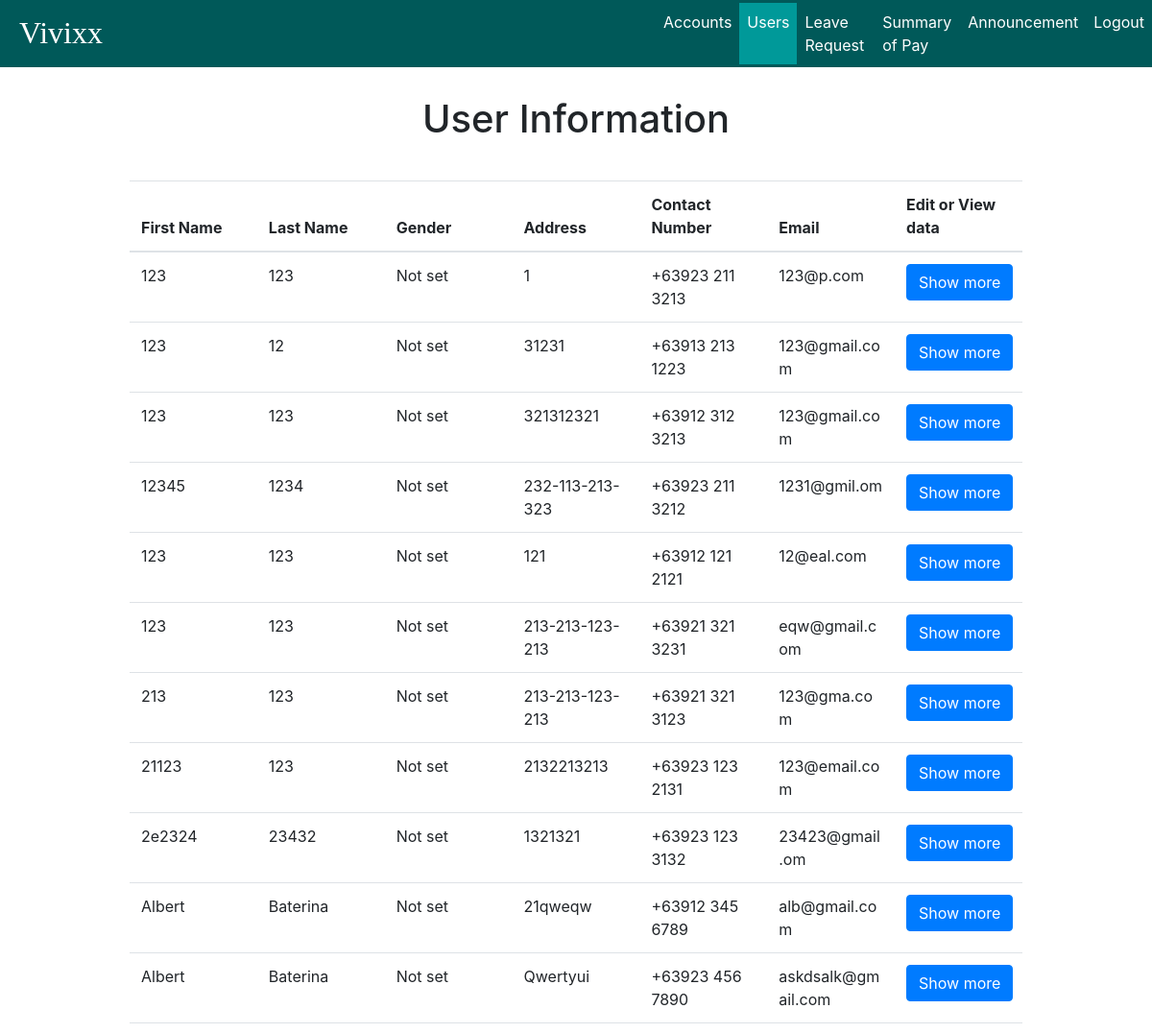
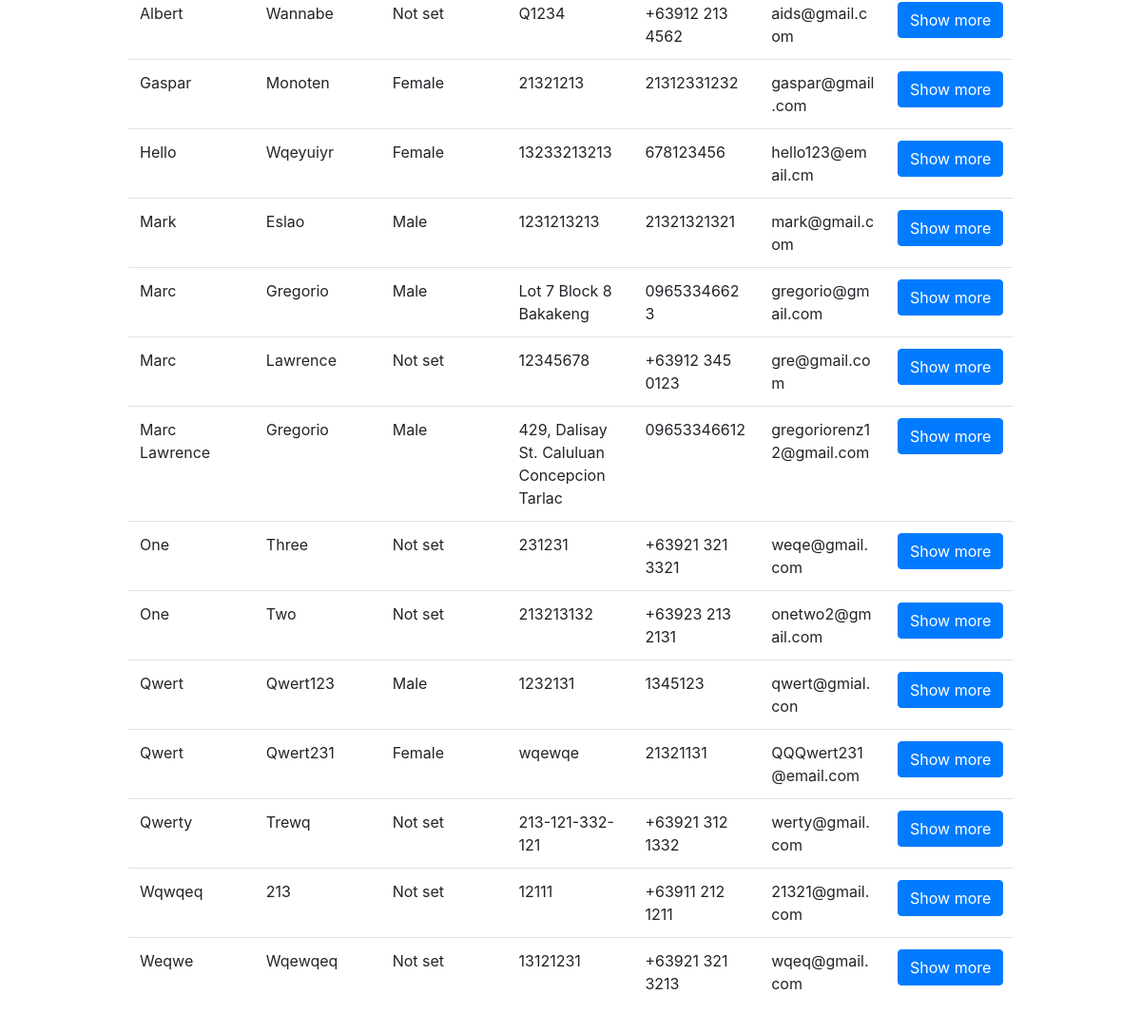
Before: /admin/user_information/user_information.php (signed in) with the older database file (2 pictures, top to bottom).
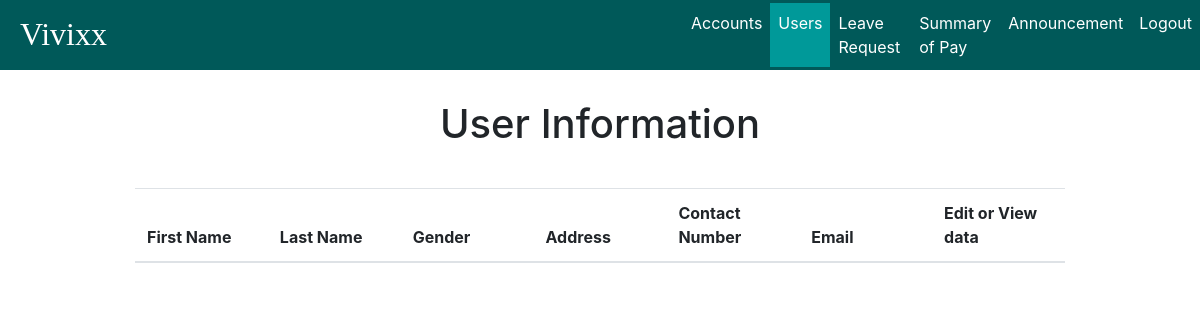
After: the same page with the newer database file.
### tables this page shows
CREATE TABLE `user_info` (
  `user_id` int(11) NOT NULL,
  `prof_image` mediumblob,
  `signature` mediumblob,
  `first_name` varchar(45) DEFAULT NULL,
  `middle_name` varchar(45) DEFAULT NULL,
  `last_name` varchar(45) DEFAULT NULL,
  `birth_date` date DEFAULT NULL,
  `birth_place` varchar(45) DEFAULT NULL,
  `contact_number` varchar(45) DEFAULT NULL,
  `facebook_link` varchar(100) DEFAULT NULL,
  `gender` varchar(45) DEFAULT NULL,
  `height` varchar(45) DEFAULT NULL,
  `weight` int(3) DEFAULT NULL,
  `blood_type` enum('o','a','b','ab') DEFAULT NULL,
  `residential_address` varchar(45) DEFAULT NULL,
  `residential_zip` int(4) DEFAULT NULL,
  `residential_tel_no` varchar(45) DEFAULT NULL,
  `permanent_address` varchar(45) DEFAULT NULL,
  `permanent_zip` int(4) DEFAULT NULL,
  `permanent_tel_no` varchar(45) DEFAULT NULL,
  `citizenship` varchar(45) DEFAULT NULL,
  `civil_status` varchar(45) DEFAULT NULL,
  `sss_no` varchar(45) DEFAULT NULL,
  `tin` varchar(45) DEFAULT NULL,
  `philhealth_no` varchar(45) DEFAULT NULL,
  `pagibig_id_no` varchar(45) DEFAULT NULL,
  PRIMARY KEY (`user_id`),
  UNIQUE KEY `user_id_UNIQUE` (`user_id`),
  CONSTRAINT `user_id` FOREIGN KEY (`user_id`) REFERENCES `user` (`user_id`) ON DELETE CASCADE ON UPDATE CASCADE
);

CREATE TABLE `user` (
  `username` varchar(45) NOT NULL,
  `user_id` int(11) NOT NULL AUTO_INCREMENT,
  `email` varchar(45) NOT NULL,
  `password` varchar(255) NOT NULL,
  `date_registered` date NOT NULL,
  `status` enum('enabled','disabled') DEFAULT 'enabled',
  `type` enum('admin','user') DEFAULT 'user',
  PRIMARY KEY (`username`),
  UNIQUE KEY `user_id_UNIQUE` (`user_id`),
  UNIQUE KEY `username_UNIQUE` (`username`)
);

### admin/user_information/user_information.php (the view, shortened to what this page needs)
<!DOCTYPE html>
<html>
<head>
	<link rel="stylesheet" href="../../style/bootstrap/bootstrap.min.css">
	<link type="text/css" rel="stylesheet" href="../style/style.css" media="screen, projection">
    <link rel="stylesheet" href="../style/datatables.css">
</head>
<body>
	<div id="wrapper">
		<nav class="navbar fixed-top navbar-expand-lg navbar-dark" id="navigation-bar">
			<a href="../accounts/accounts_status.php" class="navbar-brand" style="margin-right:48vw;">Vivixx</a>
			<div class="collapse navbar-collapse" id="navbar-content">
				<ul class="navbar-nav">
					<li class="nav-item">
						<a class="nav-link" href="../accounts/accounts_status.php">Accounts</a>
					</li>
					<li class="nav-item active">
						<a class="nav-link" href="../user_information/user_information.php">Users</a>
					</li>
					<li class="nav-item">
						<a class="nav-link" href="../leave_request/leave_requests.php">Leave Request</a>
					</li>
					<li class="nav-item">
						<a class="nav-link" href="#">Summary of Pay</a>
					</li>
					<li class="nav-item">
						<a class="nav-link" href="../announcements/announcement.php">Announcement</a>
					</li>
					<li class="nav-item">
						<a class="nav-link logout" href="../utilities/logout.php">Logout</a>
					</li>
				</ul>
			</div>
		</nav>
		<div class="user-content container-fluid">
			<div class="text-center">
				<h1>User Information</h1>
			</div>
			<div style="margin: 5vh 15vh;">
				<table class="table" id="table">
					<thead>
						<tr>
							<th>First Name</th>
							<th>Last Name</th>
							<th>Gender</th>
							<th>Address</th>
							<th>Contact Number</th>
							<th>Email</th>
							<th>Edit or View data</th>
						</tr>
					</thead>
					<?php
					include '../../utilities/session.php';
					$sql = "SELECT * FROM user_info NATURAL JOIN user WHERE type='user' and
						(birth_place is not null and birth_place is not null and contact_number is not null and gender is not null and height is not null
						and weight is not null and blood_type is not null and residential_address is not null and residential_zip is not null and
						residential_tel_no is not null and permanent_address is not null and permanent_zip is not null and permanent_tel_no is not null
						and citizenship is not null and civil_status is not null and sss_no is not null and tin is not null and philhealth_no and
						pagibig_id_no is not null)";
					$result = $connect->query($sql);
					if($result-> num_rows > 0){
						while($row = $result->fetch_assoc()){
							if($row["gender"] === "m"){
								$gender = "Male";
							}else if($row["gender"] === "f"){
								$gender = "Female";
							}else{
								$gender = "Not set";
							}
							if(!isset($row["residential_address"])){
								$address = "Not set";
							}else{
								$address = $row["residential_address"];
							}
							if(!isset($row["contact_number"])){
								$contact = "Not set";
							}else{
								$contact = $row["contact_number"];
							}
							$show = "
							<input name='show' value='show' style='display: none;'>
							<a href='view_information.php?user_id=".$row['user_id'].
								"& fname=".$row['first_name']."& mname=".$row['middle_name'] .
								"& lname=" .$row['last_name'] ."' class='show btn btn-primary'>Show more</a>";
							echo "
							<tr>
							<td>" . ucwords($row['first_name']) . "</td>
							<td>" . ucwords($row['last_name']) . "</td>
							<td>" . $gender . "</td>
							<td>" . $address . "</td>
							<td>" . $contact . "</td>
							<td>" . $row['email'] . "</td>
							<td>" . $show ."</td>
							</tr>";
						}
					}
					?>
				</table>
			</div>
		</div>
	</div>
</body>
</html>

Changed rows visible on the page:
removed user_info: first_name "123", last_name "123", gender "Not set", residential_address "1", contact_number "+63923 211 3213", user.email "123@p.com"
removed user_info: first_name "123", last_name "12", gender "Not set", residential_address "31231", contact_number "+63913 213 1223", user.email "123@gmail.com"
removed user_info: first_name "123", last_name "123", gender "Not set", residential_address "321312321", contact_number "+63912 312 3213", user.email "123@gmail.com"
removed user_info: first_name "12345", last_name "1234", gender "Not set", residential_address "232-113-213-323", contact_number "+63923 211 3212", user.email "1231@gmil.om"
removed user_info: first_name "123", last_name "123", gender "Not set", residential_address "121", contact_number "+63912 121 2121", user.email "12@eal.com"
removed user_info: first_name "123", last_name "123", gender "Not set", residential_address "213-213-123-213", contact_number "+63921 321 3231", user.email "eqw@gmail.com"
removed user_info: first_name "213", last_name "123", gender "Not set", residential_address "213-213-123-213", contact_number "+63921 321 3123", user.email "123@gma.com"
removed user_info: first_name "21123", last_name "123", gender "Not set", residential_address "2132213213", contact_number "+63923 123 2131", user.email "123@email.com"
removed user_info: first_name "2e2324", last_name "23432", gender "Not set", residential_address "1321321", contact_number "+63923 123 3132", user.email "23423@gmail.om"
removed user_info: first_name "Albert", last_name "Baterina", gender "Not set", residential_address "21qweqw", contact_number "+63912 345 6789", user.email "alb@gmail.com"
removed user_info: first_name "Albert", last_name "Baterina", gender "Not set", residential_address "Qwertyui", contact_number "+63923 456 7890", user.email "askdsalk@gmail.com"
removed user_info: first_name "Albert", last_name "Wannabe", gender "Not set", residential_address "Q1234", contact_number "+63912 213 4562", user.email "aids@gmail.com"
removed user_info: first_name "Gaspar", last_name "Monoten", gender "Female", residential_address "21321213", contact_number "21312331232", user.email "gaspar@gmail.com"
removed user_info: first_name "Hello", last_name "Wqeyuiyr", gender "Female", residential_address "13233213213", contact_number "678123456", user.email "hello123@email.cm"
removed user_info: first_name "Mark", last_name "Eslao", gender "Male", residential_address "1231213213", contact_number "21321321321", user.email "mark@gmail.com"
removed user_info: first_name "Marc", last_name "Gregorio", gender "Male", residential_address "Lot 7 Block 8 Bakakeng", contact_number "09653346623", user.email "gregorio@gmail.com"
removed user_info: first_name "Marc", last_name "Lawrence", gender "Not set", residential_address "12345678", contact_number "+63912 345 0123", user.email "gre@gmail.com"
removed user_info: first_name "Marc Lawrence", last_name "Gregorio", gender "Male", residential_address "429, Dalisay St. Caluluan Concepcion Tarlac", contact_number "09653346612", user.email "gregoriorenz12@gmail.com"
removed user_info: first_name "One", last_name "Three", gender "Not set", residential_address "231231", contact_number "+63921 321 3321", user.email "weqe@gmail.com"
removed user_info: first_name "One", last_name "Two", gender "Not set", residential_address "213213132", contact_number "+63923 213 2131", user.email "onetwo2@gmail.com"
removed user_info: first_name "Qwert", last_name "Qwert123", gender "Male", residential_address "1232131", contact_number "1345123", user.email "qwert@gmial.con"
removed user_info: first_name "Qwert", last_name "Qwert231", gender "Female", residential_address "wqewqe", contact_number "21321131", user.email "QQQwert231@email.com"
removed user_info: first_name "Qwerty", last_name "Trewq", gender "Not set", residential_address "213-121-332-121", contact_number "+63921 312 1332", user.email "werty@gmail.com"
removed user_info: first_name "Wqwqeq", last_name "213", gender "Not set", residential_address "12111", contact_number "+63911 212 1211", user.email "21321@gmail.com"
removed user_info: first_name "Weqwe", last_name "Wqewqeq", gender "Not set", residential_address "13121231", contact_number "+63921 321 3213", user.email "wqeq@gmail.com"
